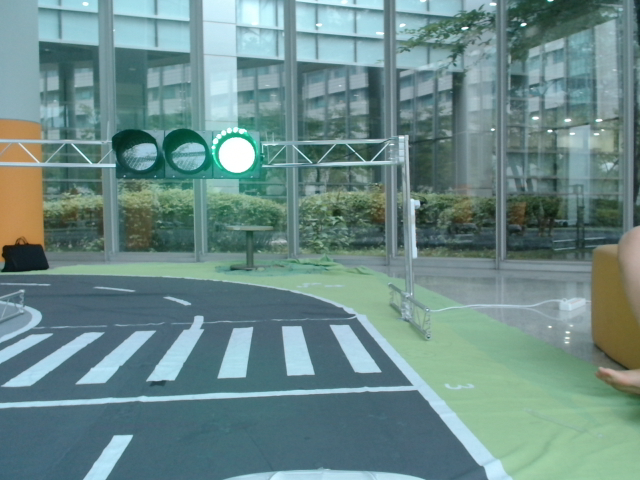
#> input picture src/camera_perception_pkg/camera_perception_pkg/lib/Collected_Datasets/sample_dataset/sample01.png, 640 x 480 px; its folder holds 3 pictures in this run
$ jupyter execute '00_시작하기.ipynb'
#> lines starting #> are read from the running program, lines starting #| are printed output that depends on the picture
# 00. 시작하기 — ROS2 자율주행 실습 환경 준비

**H-Mobility 자율주행 심화과정 · 성균관대학교 Automation Lab.**

이 실습 시리즈는 `ros3_ws` 프로젝트의 **실제 소스 코드**(`func_lib`)를 그대로 불러와,
ROS2나 하드웨어 없이 **샘플 이미지·가상 데이터만으로** 자율주행 알고리즘을 체험합니다.

## 전체 파이프라인
```
[인지 Perception]                 [판단 Decision]        [제어 Control]
카메라 → 차선/신호등 검출  ─┐
라이다 → 장애물 감지       ─┼─▶ motion_planner ─▶ 시리얼 ─▶ Arduino(모터/조향)
                            └▶ path_planner(경로) ┘
```

## 실습 목차
| 노트북 | 주제 | 사용하는 실제 코드 |
|--------|------|-------------------|
| 00 | 환경 준비 (현재) | — |
| 01 | 카메라 인지 (차선·신호등) | `camera_perception_func_lib.py` |
| 02 | 판단·경로계획 | `path_planner_node.py`, `decision_making_function_lib.py` |
| 03 | 라이다 인지 | `lidar_perception_func_lib.py` |
| 04 | 시리얼·통합 | `protocol_convert_func_lib.py`, `motion_planner_node.py` |

각 노트북은 **개념 설명 → 실제 코드 실행 → 🎯 미션(직접 수정)** 순서로 구성됩니다.

## 1) 필요한 라이브러리 확인
실습에 필요한 패키지가 설치되어 있는지 확인합니다.

[cell 1]
import importlib
need = ['cv2', 'numpy', 'scipy', 'matplotlib']
for m in need:
    try:
        mod = importlib.import_module(m)
        print(f'  [OK] {m:12s}', getattr(mod, '__version__', ''))
    except ImportError:
        print(f'  [빠짐] {m}  ->  pip install {m} 필요')

## 공통 설정 실행
아래 셀은 **모든 노트북 맨 위에서 한 번 실행**합니다. 프로젝트 루트를 찾고, 실제 코드가 있는 `lib` 폴더들을 import 경로에 등록하며, 이미지 표시 헬퍼(`show`, `show_row`)를 정의합니다.

[cell 2]
# === 공통 설정: 프로젝트 루트 찾기 + 라이브러리 경로 등록 ===
import sys, math
from pathlib import Path
import numpy as np
import cv2
import matplotlib
import matplotlib.pyplot as plt
import matplotlib.font_manager as _fm

# 그래프 한글 라벨이 깨지지 않도록 한글 폰트 지정 (Windows=맑은고딕 / Linux=나눔고딕)
for _f in [r'C:\Windows\Fonts\malgun.ttf', '/usr/share/fonts/truetype/nanum/NanumGothic.ttf']:
    try:
        _fm.fontManager.addfont(_f)
        matplotlib.rcParams['font.family'] = _fm.FontProperties(fname=_f).get_name()
        break
    except Exception:
        pass
matplotlib.rcParams['axes.unicode_minus'] = False

def find_root(start):
    p = Path(start).resolve()
    for cand in [p, *p.parents]:
        if (cand / 'src' / 'camera_perception_pkg').exists():
            return cand
    raise RuntimeError('ros3_ws 루트를 찾지 못했습니다. 노트북을 education_notebooks/ 안에서 실행하세요.')

ROOT = find_root(Path.cwd())
print('프로젝트 루트:', ROOT)

# 각 패키지의 lib 경로를 import 경로에 등록
CAM_LIB   = ROOT/'src'/'camera_perception_pkg'/'camera_perception_pkg'/'lib'
LIDAR_LIB = ROOT/'src'/'lidar_perception_pkg'/'lidar_perception_pkg'/'lib'
DEC_LIB   = ROOT/'src'/'decision_making_pkg'/'decision_making_pkg'/'lib'
SER_LIB   = ROOT/'src'/'serial_communication_pkg'/'serial_communication_pkg'/'lib'
SAMPLES   = CAM_LIB/'Collected_Datasets'/'sample_dataset'
for p in (CAM_LIB, LIDAR_LIB, DEC_LIB, SER_LIB):
    sys.path.insert(0, str(p))

# Jupyter/터미널 어디서든 이미지를 인라인으로 보기 위한 헬퍼
def show(img, title='', cmap=None, figsize=(6,4)):
    plt.figure(figsize=figsize)
    if img.ndim == 3:
        plt.imshow(cv2.cvtColor(img, cv2.COLOR_BGR2RGB))   # OpenCV는 BGR, matplotlib은 RGB
    else:
        plt.imshow(img, cmap=cmap or 'gray')
    plt.title(title); plt.axis('off'); plt.tight_layout(); plt.show()

def show_row(imgs, titles=None, cmap=None, figsize=(14,4)):
    n = len(imgs); titles = titles or ['']*n
    plt.figure(figsize=figsize)
    for i,(im,t) in enumerate(zip(imgs, titles)):
        ax = plt.subplot(1, n, i+1)
        if im.ndim == 3: ax.imshow(cv2.cvtColor(im, cv2.COLOR_BGR2RGB))
        else: ax.imshow(im, cmap=cmap or 'gray')
        ax.set_title(t); ax.axis('off')
    plt.tight_layout(); plt.show()

print('OpenCV', cv2.__version__, '| NumPy', np.__version__)

## 2) 샘플 데이터 확인
프로젝트에 포함된 주행 샘플 이미지 12장을 확인합니다.

[cell 3]
sample_files = sorted(SAMPLES.glob('*'))
print(f'샘플 이미지 {len(sample_files)}장:')
for f in sample_files:
    print('  -', f.name)

# 첫 이미지 한 장 불러와 크기 확인
img = cv2.imread(str(sample_files[0]))
#> img is the input picture: shape (480, 640, 3); mean B, G, R 136.6, 138.7, 107.8
print('\n예시 이미지 shape (H, W, C):', img.shape)
#| 예시 이미지 shape (H, W, C): (480, 640, 3)

## 3) 샘플 이미지 미리보기
소형 자율주행 트랙(흰 차선 · 초록 신호등 · 횡단보도)이 촬영된 이미지입니다.

[cell 4]
imgs = [cv2.imread(str(f)) for f in sample_files[:6]]
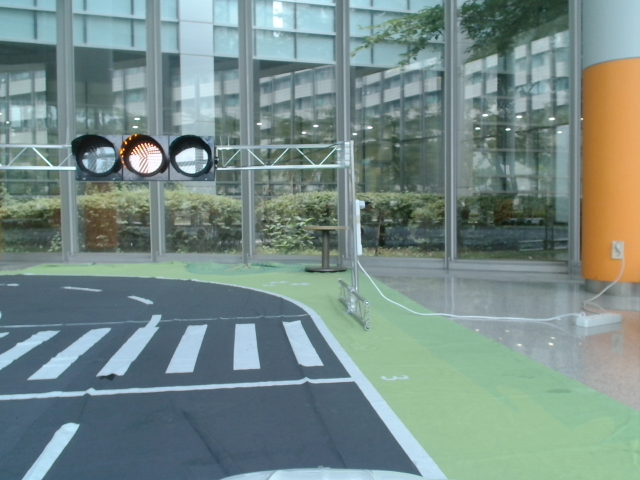
#> input picture src/camera_perception_pkg/camera_perception_pkg/lib/Collected_Datasets/sample_dataset/sample02.png, 640 x 480 px
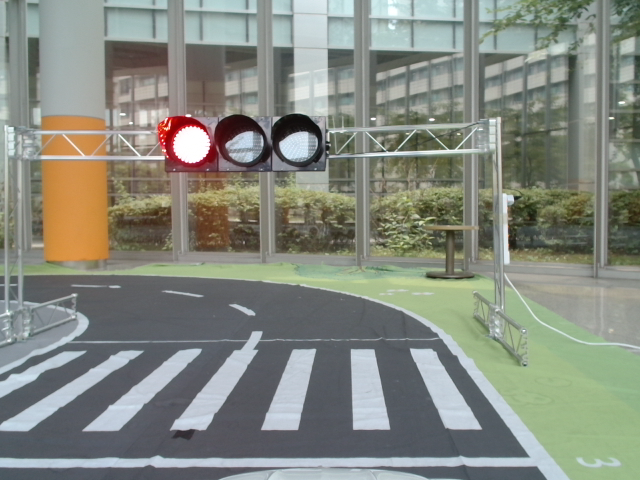
#> input picture src/camera_perception_pkg/camera_perception_pkg/lib/Collected_Datasets/sample_dataset/sample03.png, 640 x 480 px
#> imgs = 3 items
show_row(imgs, [f.name for f in sample_files[:6]], figsize=(16,5))
#> in show_row, `n = len(imgs)`: n = 3
#> in show_row, `titles = titles or [''] * n`: titles = ['sample01.png', 'sample02.png', 'sample03.png']
#> the loop in show_row, `for i,(im,t) in enumerate(zip(imgs, titles)):` made 3 passes
#> t on passes 1 to 3: 'sample01.png', 'sample02.png', 'sample03.png'
#> in show_row, `plt.tight_layout()`:
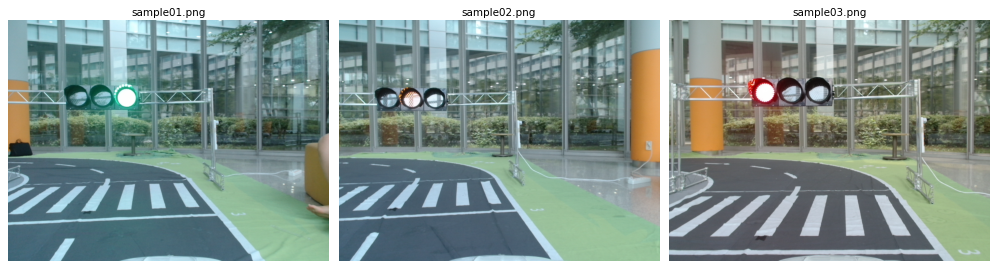
#> figure drawn by matplotlib, 3 panels
